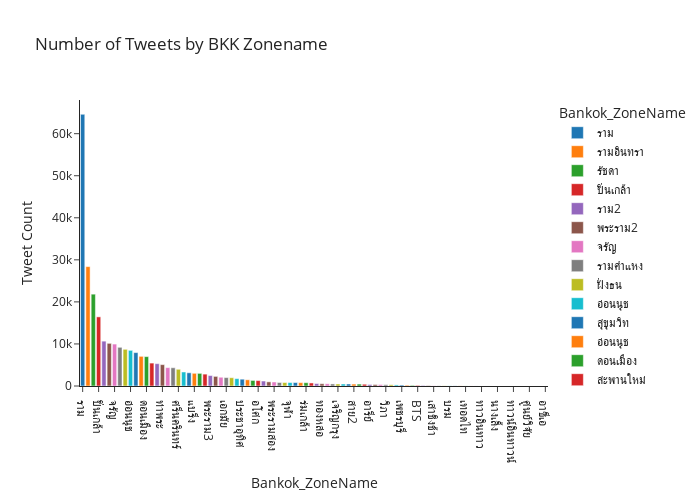

Source (notebook cell):
### Code cell
px.bar(bkk_zonename_tweet_count, x = "Bankok_ZoneName", y = "Tweet Count",
        title = "Number of Tweets by BKK Zonename",
        color ="Bankok_ZoneName", width= 700 ,height= 500)

### Figure 1 — Plotly figure (JSON) as saved in the notebook; plotly's stock layout.template omitted (floating-point values rounded to 4 significant figures)
{"data": [{"alignmentgroup": "True", "hovertemplate": "Bankok_ZoneName=%{x}<br>Tweet Count=%{y}<extra></extra>", "legendgroup": "ราม", "marker": {"color": "#1F77B4", "pattern": {"shape": ""}}, "name": "ราม", "offsetgroup": "ราม", "orientation": "v", "showlegend": true, "textposition": "auto", "type": "bar", "x": ["ราม"], "xaxis": "x", "y": [64608], "yaxis": "y"}, {"alignmentgroup": "True", "hovertemplate": "Bankok_ZoneName=%{x}<br>Tweet Count=%{y}<extra></extra>", "legendgroup": "รามอินทรา", "marker": {"color": "#FF7F0E", "pattern": {"shape": ""}}, "name": "รามอินทรา", "offsetgroup": "รามอินทรา", "orientation": "v", "showlegend": true, "textposition": "auto", "type": "bar", "x": ["รามอินทรา"], "xaxis": "x", "y": [28388], "yaxis": "y"}, {"alignmentgroup": "True", "hovertemplate": "Bankok_ZoneName=%{x}<br>Tweet Count=%{y}<extra></extra>", "legendgroup": "รัชดา", "marker": {"color": "#2CA02C", "pattern": {"shape": ""}}, "name": "รัชดา", "offsetgroup": "รัชดา", "orientation": "v", "showlegend": true, "textposition": "auto", "type": "bar", "x": ["รัชดา"], "xaxis": "x", "y": [21838], "yaxis": "y"}, {"alignmentgroup": "True", "hovertemplate": "Bankok_ZoneName=%{x}<br>Tweet Count=%{y}<extra></extra>", "legendgroup": "ปิ่นเกล้า", "marker": {"color": "#D62728", "pattern": {"shape": ""}}, "name": "ปิ่นเกล้า", "offsetgroup": "ปิ่นเกล้า", "orientation": "v", "showlegend": true, "textposition": "auto", "type": "bar", "x": ["ปิ่นเกล้า"], "xaxis": "x", "y": [16438], "yaxis": "y"}, {"alignmentgroup": "True", "hovertemplate": "Bankok_ZoneName=%{x}<br>Tweet Count=%{y}<extra></extra>", "legendgroup": "ราม2", "marker": {"color": "#9467BD", "pattern": {"shape": ""}}, "name": "ราม2", "offsetgroup": "ราม2", "orientation": "v", "showlegend": true, "textposition": "auto", "type": "bar", "x": ["ราม2"], "xaxis": "x", "y": [10665], "yaxis": "y"}, {"alignmentgroup": "True", "hovertemplate": "Bankok_ZoneName=%{x}<br>Tweet Count=%{y}<extra></extra>", "legendgroup": "พระราม2", "marker": {"color": "#8C564B", "pattern": {"shape": ""}}, "name": "พระราม2", "offsetgroup": "พระราม2", "orientation": "v", "showlegend": true, "textposition": "auto", "type": "bar", "x": ["พระราม2"], "xaxis": "x", "y": [10144], "yaxis": "y"}, {"alignmentgroup": "True", "hovertemplate": "Bankok_ZoneName=%{x}<br>Tweet Count=%{y}<extra></extra>", "legendgroup": "จรัญ", "marker": {"color": "#E377C2", "pattern": {"shape": ""}}, "name": "จรัญ", "offsetgroup": "จรัญ", "orientation": "v", "showlegend": true, "textposition": "auto", "type": "bar", "x": ["จรัญ"], "xaxis": "x", "y": [9971], "yaxis": "y"}, {"alignmentgroup": "True", "hovertemplate": "Bankok_ZoneName=%{x}<br>Tweet Count=%{y}<extra></extra>", "legendgroup": "รามคำแหง", "marker": {"color": "#7F7F7F", "pattern": {"shape": ""}}, "name": "รามคำแหง", "offsetgroup": "รามคำแหง", "orientation": "v", "showlegend": true, "textposition": "auto", "type": "bar", "x": ["รามคำแหง"], "xaxis": "x", "y": [9199], "yaxis": "y"}, {"alignmentgroup": "True", "hovertemplate": "Bankok_ZoneName=%{x}<br>Tweet Count=%{y}<extra></extra>", "legendgroup": "ฝั่งธน", "marker": {"color": "#BCBD22", "pattern": {"shape": ""}}, "name": "ฝั่งธน", "offsetgroup": "ฝั่งธน", "orientation": "v", "showlegend": true, "textposition": "auto", "type": "bar", "x": ["ฝั่งธน"], "xaxis": "x", "y": [8726], "yaxis": "y"}, {"alignmentgroup": "True", "hovertemplate": "Bankok_ZoneName=%{x}<br>Tweet Count=%{y}<extra></extra>", "legendgroup": "อ่อนนุช", "marker": {"color": "#17BECF", "pattern": {"shape": ""}}, "name": "อ่อนนุช", "offsetgroup": "อ่อนนุช", "orientation": "v", "showlegend": true, "textposition": "auto", "type": "bar", "x": ["อ่อนนุช"], "xaxis": "x", "y": [8477], "yaxis": "y"}, {"alignmentgroup": "True", "hovertemplate": "Bankok_ZoneName=%{x}<br>Tweet Count=%{y}<extra></extra>", "legendgroup": "สุขุมวิท", "marker": {"color": "#1F77B4", "pattern": {"shape": ""}}, "name": "สุขุมวิท", "offsetgroup": "สุขุมวิท", "orientation": "v", "showlegend": true, "textposition": "auto", "type": "bar", "x": ["สุขุมวิท"], "xaxis": "x", "y": [7942], "yaxis": "y"}, {"alignmentgroup": "True", "hovertemplate": "Bankok_ZoneName=%{x}<br>Tweet Count=%{y}<extra></extra>", "legendgroup": "อ่อนนุช ", "marker": {"color": "#FF7F0E", "pattern": {"shape": ""}}, "name": "อ่อนนุช ", "offsetgroup": "อ่อนนุช ", "orientation": "v", "showlegend": true, "textposition": "auto", "type": "bar", "x": ["อ่อนนุช "], "xaxis": "x", "y": [7052], "yaxis": "y"}, {"alignmentgroup": "True", "hovertemplate": "Bankok_ZoneName=%{x}<br>Tweet Count=%{y}<extra></extra>", "legendgroup": "ดอนเมือง", "marker": {"color": "#2CA02C", "pattern": {"shape": ""}}, "name": "ดอนเมือง", "offsetgroup": "ดอนเมือง", "orientation": "v", "showlegend": true, "textposition": "auto", "type": "bar", "x": ["ดอนเมือง"], "xaxis": "x", "y": [6989], "yaxis": "y"}, {"alignmentgroup": "True", "hovertemplate": "Bankok_ZoneName=%{x}<br>Tweet Count=%{y}<extra></extra>", "legendgroup": "สะพานใหม่", "marker": {"color": "#D62728", "pattern": {"shape": ""}}, "name": "สะพานใหม่", "offsetgroup": "สะพานใหม่", "orientation": "v", "showlegend": true, "textposition": "auto", "type": "bar", "x": ["สะพานใหม่"], "xaxis": "x", "y": [5451], "yaxis": "y"}, {"alignmentgroup": "True", "hovertemplate": "Bankok_ZoneName=%{x}<br>Tweet Count=%{y}<extra></extra>", "legendgroup": "เพชรเกษม", "marker": {"color": "#9467BD", "pattern": {"shape": ""}}, "name": "เพชรเกษม", "offsetgroup": "เพชรเกษม", "orientation": "v", "showlegend": true, "textposition": "auto", "type": "bar", "x": ["เพชรเกษม"], "xaxis": "x", "y": [5312], "yaxis": "y"}, {"alignmentgroup": "True", "hovertemplate": "Bankok_ZoneName=%{x}<br>Tweet Count=%{y}<extra></extra>", "legendgroup": "ท่าพระ", "marker": {"color": "#8C564B", "pattern": {"shape": ""}}, "name": "ท่าพระ", "offsetgroup": "ท่าพระ", "orientation": "v", "showlegend": true, "textposition": "auto", "type": "bar", "x": ["ท่าพระ"], "xaxis": "x", "y": [5082], "yaxis": "y"}, {"alignmentgroup": "True", "hovertemplate": "Bankok_ZoneName=%{x}<br>Tweet Count=%{y}<extra></extra>", "legendgroup": "สุขาภิบาล", "marker": {"color": "#E377C2", "pattern": {"shape": ""}}, "name": "สุขาภิบาล", "offsetgroup": "สุขาภิบาล", "orientation": "v", "showlegend": true, "textposition": "auto", "type": "bar", "x": ["สุขาภิบาล"], "xaxis": "x", "y": [4371], "yaxis": "y"}, {"alignmentgroup": "True", "hovertemplate": "Bankok_ZoneName=%{x}<br>Tweet Count=%{y}<extra></extra>", "legendgroup": "แจ้งวัฒนะ", "marker": {"color": "#7F7F7F", "pattern": {"shape": ""}}, "name": "แจ้งวัฒนะ", "offsetgroup": "แจ้งวัฒนะ", "orientation": "v", "showlegend": true, "textposition": "auto", "type": "bar", "x": ["แจ้งวัฒนะ"], "xaxis": "x", "y": [4339], "yaxis": "y"}, {"alignmentgroup": "True", "hovertemplate": "Bankok_ZoneName=%{x}<br>Tweet Count=%{y}<extra></extra>", "legendgroup": "ศรีนครินทร์", "marker": {"color": "#BCBD22", "pattern": {"shape": ""}}, "name": "ศรีนครินทร์", "offsetgroup": "ศรีนครินทร์", "orientation": "v", "showlegend": true, "textposition": "auto", "type": "bar", "x": ["ศรีนครินทร์"], "xaxis": "x", "y": [3974], "yaxis": "y"}, {"alignmentgroup": "True", "hovertemplate": "Bankok_ZoneName=%{x}<br>Tweet Count=%{y}<extra></extra>", "legendgroup": "สีลม", "marker": {"color": "#17BECF", "pattern": {"shape": ""}}, "name": "สีลม", "offsetgroup": "สีลม", "orientation": "v", "showlegend": true, "textposition": "auto", "type": "bar", "x": ["สีลม"], "xaxis": "x", "y": [3334], "yaxis": "y"}, {"alignmentgroup": "True", "hovertemplate": "Bankok_ZoneName=%{x}<br>Tweet Count=%{y}<extra></extra>", "legendgroup": "วงเวียนใหญ่", "marker": {"color": "#1F77B4", "pattern": {"shape": ""}}, "name": "วงเวียนใหญ่", "offsetgroup": "วงเวียนใหญ่", "orientation": "v", "showlegend": true, "textposition": "auto", "type": "bar", "x": ["วงเวียนใหญ่"], "xaxis": "x", "y": [3145], "yaxis": "y"}, {"alignmentgroup": "True", "hovertemplate": "Bankok_ZoneName=%{x}<br>Tweet Count=%{y}<extra></extra>", "legendgroup": "แบริ่ง", "marker": {"color": "#FF7F0E", "pattern": {"shape": ""}}, "name": "แบริ่ง", "offsetgroup": "แบริ่ง", "orientation": "v", "showlegend": true, "textposition": "auto", "type": "bar", "x": ["แบริ่ง"], "xaxis": "x", "y": [3018], "yaxis": "y"}, {"alignmentgroup": "True", "hovertemplate": "Bankok_ZoneName=%{x}<br>Tweet Count=%{y}<extra></extra>", "legendgroup": "สุขสวัสดิ์", "marker": {"color": "#2CA02C", "pattern": {"shape": ""}}, "name": "สุขสวัสดิ์", "offsetgroup": "สุขสวัสดิ์", "orientation": "v", "showlegend": true, "textposition": "auto", "type": "bar", "x": ["สุขสวัสดิ์"], "xaxis": "x", "y": [3003], "yaxis": "y"}, {"alignmentgroup": "True", "hovertemplate": "Bankok_ZoneName=%{x}<br>Tweet Count=%{y}<extra></extra>", "legendgroup": "ดินแดง", "marker": {"color": "#D62728", "pattern": {"shape": ""}}, "name": "ดินแดง", "offsetgroup": "ดินแดง", "orientation": "v", "showlegend": true, "textposition": "auto", "type": "bar", "x": ["ดินแดง"], "xaxis": "x", "y": [2825], "yaxis": "y"}, {"alignmentgroup": "True", "hovertemplate": "Bankok_ZoneName=%{x}<br>Tweet Count=%{y}<extra></extra>", "legendgroup": "พระราม3", "marker": {"color": "#9467BD", "pattern": {"shape": ""}}, "name": "พระราม3", "offsetgroup": "พระราม3", "orientation": "v", "showlegend": true, "textposition": "auto", "type": "bar", "x": ["พระราม3"], "xaxis": "x", "y": [2484], "yaxis": "y"}, {"alignmentgroup": "True", "hovertemplate": "Bankok_ZoneName=%{x}<br>Tweet Count=%{y}<extra></extra>", "legendgroup": "สวนพลู", "marker": {"color": "#8C564B", "pattern": {"shape": ""}}, "name": "สวนพลู", "offsetgroup": "สวนพลู", "orientation": "v", "showlegend": true, "textposition": "auto", "type": "bar", "x": ["สวนพลู"], "xaxis": "x", "y": [2286], "yaxis": "y"}, {"alignmentgroup": "True", "hovertemplate": "Bankok_ZoneName=%{x}<br>Tweet Count=%{y}<extra></extra>", "legendgroup": "โชคชัย4", "marker": {"color": "#E377C2", "pattern": {"shape": ""}}, "name": "โชคชัย4", "offsetgroup": "โชคชัย4", "orientation": "v", "showlegend": true, "textposition": "auto", "type": "bar", "x": ["โชคชัย4"], "xaxis": "x", "y": [2083], "yaxis": "y"}, {"alignmentgroup": "True", "hovertemplate": "Bankok_ZoneName=%{x}<br>Tweet Count=%{y}<extra></extra>", "legendgroup": "เอกมัย ", "marker": {"color": "#7F7F7F", "pattern": {"shape": ""}}, "name": "เอกมัย ", "offsetgroup": "เอกมัย ", "orientation": "v", "showlegend": true, "textposition": "auto", "type": "bar", "x": ["เอกมัย "], "xaxis": "x", "y": [1999], "yaxis": "y"}, {"alignmentgroup": "True", "hovertemplate": "Bankok_ZoneName=%{x}<br>Tweet Count=%{y}<extra></extra>", "legendgroup": "สะพานควาย", "marker": {"color": "#BCBD22", "pattern": {"shape": ""}}, "name": "สะพานควาย", "offsetgroup": "สะพานควาย", "orientation": "v", "showlegend": true, "textposition": "auto", "type": "bar", "x": ["สะพานควาย"], "xaxis": "x", "y": [1970], "yaxis": "y"}, {"alignmentgroup": "True", "hovertemplate": "Bankok_ZoneName=%{x}<br>Tweet Count=%{y}<extra></extra>", "legendgroup": "พหลโยธิน ", "marker": {"color": "#17BECF", "pattern": {"shape": ""}}, "name": "พหลโยธิน ", "offsetgroup": "พหลโยธิน ", "orientation": "v", "showlegend": true, "textposition": "auto", "type": "bar", "x": ["พหลโยธิน "], "xaxis": "x", "y": [1749], "yaxis": "y"}, {"alignmentgroup": "True", "hovertemplate": "Bankok_ZoneName=%{x}<br>Tweet Count=%{y}<extra></extra>", "legendgroup": "ประชาอุทิศ", "marker": {"color": "#1F77B4", "pattern": {"shape": ""}}, "name": "ประชาอุทิศ", "offsetgroup": "ประชาอุทิศ", "orientation": "v", "showlegend": true, "textposition": "auto", "type": "bar", "x": ["ประชาอุทิศ"], "xaxis": "x", "y": [1620], "yaxis": "y"}, {"alignmentgroup": "True", "hovertemplate": "Bankok_ZoneName=%{x}<br>Tweet Count=%{y}<extra></extra>", "legendgroup": "ดาวคะนอง", "marker": {"color": "#FF7F0E", "pattern": {"shape": ""}}, "name": "ดาวคะนอง", "offsetgroup": "ดาวคะนอง", "orientation": "v", "showlegend": true, "textposition": "auto", "type": "bar", "x": ["ดาวคะนอง"], "xaxis": "x", "y": [1480], "yaxis": "y"}, {"alignmentgroup": "True", "hovertemplate": "Bankok_ZoneName=%{x}<br>Tweet Count=%{y}<extra></extra>", "legendgroup": "พัฒนาการ ", "marker": {"color": "#2CA02C", "pattern": {"shape": ""}}, "name": "พัฒนาการ ", "offsetgroup": "พัฒนาการ ", "orientation": "v", "showlegend": true, "textposition": "auto", "type": "bar", "x": ["พัฒนาการ "], "xaxis": "x", "y": [1325], "yaxis": "y"}, {"alignmentgroup": "True", "hovertemplate": "Bankok_ZoneName=%{x}<br>Tweet Count=%{y}<extra></extra>", "legendgroup": "อโศก", "marker": {"color": "#D62728", "pattern": {"shape": ""}}, "name": "อโศก", "offsetgroup": "อโศก", "orientation": "v", "showlegend": true, "textposition": "auto", "type": "bar", "x": ["อโศก"], "xaxis": "x", "y": [1288], "yaxis": "y"}, {"alignmentgroup": "True", "hovertemplate": "Bankok_ZoneName=%{x}<br>Tweet Count=%{y}<extra></extra>", "legendgroup": "เลียบด่วน", "marker": {"color": "#9467BD", "pattern": {"shape": ""}}, "name": "เลียบด่วน", "offsetgroup": "เลียบด่วน", "orientation": "v", "showlegend": true, "textposition": "auto", "type": "bar", "x": ["เลียบด่วน"], "xaxis": "x", "y": [1182], "yaxis": "y"}, {"alignmentgroup": "True", "hovertemplate": "Bankok_ZoneName=%{x}<br>Tweet Count=%{y}<extra></extra>", "legendgroup": "จรัญสนิทวงศ์", "marker": {"color": "#8C564B", "pattern": {"shape": ""}}, "name": "จรัญสนิทวงศ์", "offsetgroup": "จรัญสนิทวงศ์", "orientation": "v", "showlegend": true, "textposition": "auto", "type": "bar", "x": ["จรัญสนิทวงศ์"], "xaxis": "x", "y": [988], "yaxis": "y"}, {"alignmentgroup": "True", "hovertemplate": "Bankok_ZoneName=%{x}<br>Tweet Count=%{y}<extra></extra>", "legendgroup": "พระรามสอง", "marker": {"color": "#E377C2", "pattern": {"shape": ""}}, "name": "พระรามสอง", "offsetgroup": "พระรามสอง", "orientation": "v", "showlegend": true, "textposition": "auto", "type": "bar", "x": ["พระรามสอง"], "xaxis": "x", "y": [954], "yaxis": "y"}, {"alignmentgroup": "True", "hovertemplate": "Bankok_ZoneName=%{x}<br>Tweet Count=%{y}<extra></extra>", "legendgroup": "พระราม7", "marker": {"color": "#7F7F7F", "pattern": {"shape": ""}}, "name": "พระราม7", "offsetgroup": "พระราม7", "orientation": "v", "showlegend": true, "textposition": "auto", "type": "bar", "x": ["พระราม7"], "xaxis": "x", "y": [833], "yaxis": "y"}, {"alignmentgroup": "True", "hovertemplate": "Bankok_ZoneName=%{x}<br>Tweet Count=%{y}<extra></extra>", "legendgroup": "ประเวศ", "marker": {"color": "#BCBD22", "pattern": {"shape": ""}}, "name": "ประเวศ", "offsetgroup": "ประเวศ", "orientation": "v", "showlegend": true, "textposition": "auto", "type": "bar", "x": ["ประเวศ"], "xaxis": "x", "y": [821], "yaxis": "y"}, {"alignmentgroup": "True", "hovertemplate": "Bankok_ZoneName=%{x}<br>Tweet Count=%{y}<extra></extra>", "legendgroup": "จุฬา", "marker": {"color": "#17BECF", "pattern": {"shape": ""}}, "name": "จุฬา", "offsetgroup": "จุฬา", "orientation": "v", "showlegend": true, "textposition": "auto", "type": "bar", "x": ["จุฬา"], "xaxis": "x", "y": [820], "yaxis": "y"}, {"alignmentgroup": "True", "hovertemplate": "Bankok_ZoneName=%{x}<br>Tweet Count=%{y}<extra></extra>", "legendgroup": "นวลจันทร์", "marker": {"color": "#1F77B4", "pattern": {"shape": ""}}, "name": "นวลจันทร์", "offsetgroup": "นวลจันทร์", "orientation": "v", "showlegend": true, "textposition": "auto", "type": "bar", "x": ["นวลจันทร์"], "xaxis": "x", "y": [817], "yaxis": "y"}, {"alignmentgroup": "True", "hovertemplate": "Bankok_ZoneName=%{x}<br>Tweet Count=%{y}<extra></extra>", "legendgroup": "เอกชัย", "marker": {"color": "#FF7F0E", "pattern": {"shape": ""}}, "name": "เอกชัย", "offsetgroup": "เอกชัย", "orientation": "v", "showlegend": true, "textposition": "auto", "type": "bar", "x": ["เอกชัย"], "xaxis": "x", "y": [800], "yaxis": "y"}, {"alignmentgroup": "True", "hovertemplate": "Bankok_ZoneName=%{x}<br>Tweet Count=%{y}<extra></extra>", "legendgroup": "ร่มเกล้า", "marker": {"color": "#2CA02C", "pattern": {"shape": ""}}, "name": "ร่มเกล้า", "offsetgroup": "ร่มเกล้า", "orientation": "v", "showlegend": true, "textposition": "auto", "type": "bar", "x": ["ร่มเกล้า"], "xaxis": "x", "y": [785], "yaxis": "y"}, {"alignmentgroup": "True", "hovertemplate": "Bankok_ZoneName=%{x}<br>Tweet Count=%{y}<extra></extra>", "legendgroup": "บางซ่อน", "marker": {"color": "#D62728", "pattern": {"shape": ""}}, "name": "บางซ่อน", "offsetgroup": "บางซ่อน", "orientation": "v", "showlegend": true, "textposition": "auto", "type": "bar", "x": ["บางซ่อน"], "xaxis": "x", "y": [723], "yaxis": "y"}, {"alignmentgroup": "True", "hovertemplate": "Bankok_ZoneName=%{x}<br>Tweet Count=%{y}<extra></extra>", "legendgroup": "รัชโยธิน ", "marker": {"color": "#9467BD", "pattern": {"shape": ""}}, "name": "รัชโยธิน ", "offsetgroup": "รัชโยธิน ", "orientation": "v", "showlegend": true, "textposition": "auto", "type": "bar", "x": ["รัชโยธิน "], "xaxis": "x", "y": [582], "yaxis": "y"}, {"alignmentgroup": "True", "hovertemplate": "Bankok_ZoneName=%{x}<br>Tweet Count=%{y}<extra></extra>", "legendgroup": "ทองหล่อ", "marker": {"color": "#8C564B", "pattern": {"shape": ""}}, "name": "ทองหล่อ", "offsetgroup": "ทองหล่อ", "orientation": "v", "showlegend": true, "textposition": "auto", "type": "bar", "x": ["ทองหล่อ"], "xaxis": "x", "y": [542], "yaxis": "y"}, {"alignmentgroup": "True", "hovertemplate": "Bankok_ZoneName=%{x}<br>Tweet Count=%{y}<extra></extra>", "legendgroup": "วงศ์สว่าง", "marker": {"color": "#E377C2", "pattern": {"shape": ""}}, "name": "วงศ์สว่าง", "offsetgroup": "วงศ์สว่าง", "orientation": "v", "showlegend": true, "textposition": "auto", "type": "bar", "x": ["วงศ์สว่าง"], "xaxis": "x", "y": [531], "yaxis": "y"}, {"alignmentgroup": "True", "hovertemplate": "Bankok_ZoneName=%{x}<br>Tweet Count=%{y}<extra></extra>", "legendgroup": "ราชดำเนิน", "marker": {"color": "#7F7F7F", "pattern": {"shape": ""}}, "name": "ราชดำเนิน", "offsetgroup": "ราชดำเนิน", "orientation": "v", "showlegend": true, "textposition": "auto", "type": "bar", "x": ["ราชดำเนิน"], "xaxis": "x", "y": [488], "yaxis": "y"}, {"alignmentgroup": "True", "hovertemplate": "Bankok_ZoneName=%{x}<br>Tweet Count=%{y}<extra></extra>", "legendgroup": "เจริญกรุง", "marker": {"color": "#BCBD22", "pattern": {"shape": ""}}, "name": "เจริญกรุง", "offsetgroup": "เจริญกรุง", "orientation": "v", "showlegend": true, "textposition": "auto", "type": "bar", "x": ["เจริญกรุง"], "xaxis": "x", "y": [478], "yaxis": "y"}, {"alignmentgroup": "True", "hovertemplate": "Bankok_ZoneName=%{x}<br>Tweet Count=%{y}<extra></extra>", "legendgroup": "บางอ้อ", "marker": {"color": "#17BECF", "pattern": {"shape": ""}}, "name": "บางอ้อ", "offsetgroup": "บางอ้อ", "orientation": "v", "showlegend": true, "textposition": "auto", "type": "bar", "x": ["บางอ้อ"], "xaxis": "x", "y": [476], "yaxis": "y"}, {"alignmentgroup": "True", "hovertemplate": "Bankok_ZoneName=%{x}<br>Tweet Count=%{y}<extra></extra>", "legendgroup": "พระรามเก้า", "marker": {"color": "#1F77B4", "pattern": {"shape": ""}}, "name": "พระรามเก้า", "offsetgroup": "พระรามเก้า", "orientation": "v", "showlegend": true, "textposition": "auto", "type": "bar", "x": ["พระรามเก้า"], "xaxis": "x", "y": [475], "yaxis": "y"}, {"alignmentgroup": "True", "hovertemplate": "Bankok_ZoneName=%{x}<br>Tweet Count=%{y}<extra></extra>", "legendgroup": "สาย2", "marker": {"color": "#FF7F0E", "pattern": {"shape": ""}}, "name": "สาย2", "offsetgroup": "สาย2", "orientation": "v", "showlegend": true, "textposition": "auto", "type": "bar", "x": ["สาย2"], "xaxis": "x", "y": [460], "yaxis": "y"}, {"alignmentgroup": "True", "hovertemplate": "Bankok_ZoneName=%{x}<br>Tweet Count=%{y}<extra></extra>", "legendgroup": "พระราม 9", "marker": {"color": "#2CA02C", "pattern": {"shape": ""}}, "name": "พระราม 9", "offsetgroup": "พระราม 9", "orientation": "v", "showlegend": true, "textposition": "auto", "type": "bar", "x": ["พระราม 9"], "xaxis": "x", "y": [454], "yaxis": "y"}, {"alignmentgroup": "True", "hovertemplate": "Bankok_ZoneName=%{x}<br>Tweet Count=%{y}<extra></extra>", "legendgroup": "ลาซาล", "marker": {"color": "#D62728", "pattern": {"shape": ""}}, "name": "ลาซาล", "offsetgroup": "ลาซาล", "orientation": "v", "showlegend": true, "textposition": "auto", "type": "bar", "x": ["ลาซาล"], "xaxis": "x", "y": [420], "yaxis": "y"}, {"alignmentgroup": "True", "hovertemplate": "Bankok_ZoneName=%{x}<br>Tweet Count=%{y}<extra></extra>", "legendgroup": "อารีย์", "marker": {"color": "#9467BD", "pattern": {"shape": ""}}, "name": "อารีย์", "offsetgroup": "อารีย์", "orientation": "v", "showlegend": true, "textposition": "auto", "type": "bar", "x": ["อารีย์"], "xaxis": "x", "y": [353], "yaxis": "y"}, {"alignmentgroup": "True", "hovertemplate": "Bankok_ZoneName=%{x}<br>Tweet Count=%{y}<extra></extra>", "legendgroup": "พระรามสาม", "marker": {"color": "#8C564B", "pattern": {"shape": ""}}, "name": "พระรามสาม", "offsetgroup": "พระรามสาม", "orientation": "v", "showlegend": true, "textposition": "auto", "type": "bar", "x": ["พระรามสาม"], "xaxis": "x", "y": [345], "yaxis": "y"}, {"alignmentgroup": "True", "hovertemplate": "Bankok_ZoneName=%{x}<br>Tweet Count=%{y}<extra></extra>", "legendgroup": "สาธุประดิษฐ์", "marker": {"color": "#E377C2", "pattern": {"shape": ""}}, "name": "สาธุประดิษฐ์", "offsetgroup": "สาธุประดิษฐ์", "orientation": "v", "showlegend": true, "textposition": "auto", "type": "bar", "x": ["สาธุประดิษฐ์"], "xaxis": "x", "y": [339], "yaxis": "y"}, {"alignmentgroup": "True", "hovertemplate": "Bankok_ZoneName=%{x}<br>Tweet Count=%{y}<extra></extra>", "legendgroup": "วิภา", "marker": {"color": "#7F7F7F", "pattern": {"shape": ""}}, "name": "วิภา", "offsetgroup": "วิภา", "orientation": "v", "showlegend": true, "textposition": "auto", "type": "bar", "x": ["วิภา"], "xaxis": "x", "y": [305], "yaxis": "y"}, {"alignmentgroup": "True", "hovertemplate": "Bankok_ZoneName=%{x}<br>Tweet Count=%{y}<extra></extra>", "legendgroup": "วิภาวดี", "marker": {"color": "#BCBD22", "pattern": {"shape": ""}}, "name": "วิภาวดี", "offsetgroup": "วิภาวดี", "orientation": "v", "showlegend": true, "textposition": "auto", "type": "bar", "x": ["วิภาวดี"], "xaxis": "x", "y": [290], "yaxis": "y"}, {"alignmentgroup": "True", "hovertemplate": "Bankok_ZoneName=%{x}<br>Tweet Count=%{y}<extra></extra>", "legendgroup": "บางมด", "marker": {"color": "#17BECF", "pattern": {"shape": ""}}, "name": "บางมด", "offsetgroup": "บางมด", "orientation": "v", "showlegend": true, "textposition": "auto", "type": "bar", "x": ["บางมด"], "xaxis": "x", "y": [259], "yaxis": "y"}, {"alignmentgroup": "True", "hovertemplate": "Bankok_ZoneName=%{x}<br>Tweet Count=%{y}<extra></extra>", "legendgroup": "เพชรบุรี", "marker": {"color": "#1F77B4", "pattern": {"shape": ""}}, "name": "เพชรบุรี", "offsetgroup": "เพชรบุรี", "orientation": "v", "showlegend": true, "textposition": "auto", "type": "bar", "x": ["เพชรบุรี"], "xaxis": "x", "y": [226], "yaxis": "y"}, {"alignmentgroup": "True", "hovertemplate": "Bankok_ZoneName=%{x}<br>Tweet Count=%{y}<extra></extra>", "legendgroup": "หัวลำโพง", "marker": {"color": "#FF7F0E", "pattern": {"shape": ""}}, "name": "หัวลำโพง", "offsetgroup": "หัวลำโพง", "orientation": "v", "showlegend": true, "textposition": "auto", "type": "bar", "x": ["หัวลำโพง"], "xaxis": "x", "y": [187], "yaxis": "y"}, {"alignmentgroup": "True", "hovertemplate": "Bankok_ZoneName=%{x}<br>Tweet Count=%{y}<extra></extra>", "legendgroup": "ศิริราช", "marker": {"color": "#2CA02C", "pattern": {"shape": ""}}, "name": "ศิริราช", "offsetgroup": "ศิริราช", "orientation": "v", "showlegend": true, "textposition": "auto", "type": "bar", "x": ["ศิริราช"], "xaxis": "x", "y": [155], "yaxis": "y"}, {"alignmentgroup": "True", "hovertemplate": "Bankok_ZoneName=%{x}<br>Tweet Count=%{y}<extra></extra>", "legendgroup": "BTS", "marker": {"color": "#D62728", "pattern": {"shape": ""}}, "name": "BTS", "offsetgroup": "BTS", "orientation": "v", "showlegend": true, "textposition": "auto", "type": "bar", "x": ["BTS"], "xaxis": "x", "y": [153], "yaxis": "y"}, {"alignmentgroup": "True", "hovertemplate": "Bankok_ZoneName=%{x}<br>Tweet Count=%{y}<extra></extra>", "legendgroup": "พรานนก", "marker": {"color": "#9467BD", "pattern": {"shape": ""}}, "name": "พรานนก", "offsetgroup": "พรานนก", "orientation": "v", "showlegend": true, "textposition": "auto", "type": "bar", "x": ["พรานนก"], "xaxis": "x", "y": [134], "yaxis": "y"}, {"alignmentgroup": "True", "hovertemplate": "Bankok_ZoneName=%{x}<br>Tweet Count=%{y}<extra></extra>", "legendgroup": "อนุสาวรีย์ชัย", "marker": {"color": "#8C564B", "pattern": {"shape": ""}}, "name": "อนุสาวรีย์ชัย", "offsetgroup": "อนุสาวรีย์ชัย", "orientation": "v", "showlegend": true, "textposition": "auto", "type": "bar", "x": ["อนุสาวรีย์ชัย"], "xaxis": "x", "y": [92], "yaxis": "y"}, {"alignmentgroup": "True", "hovertemplate": "Bankok_ZoneName=%{x}<br>Tweet Count=%{y}<extra></extra>", "legendgroup": "เสาชิงช้า", "marker": {"color": "#E377C2", "pattern": {"shape": ""}}, "name": "เสาชิงช้า", "offsetgroup": "เสาชิงช้า", "orientation": "v", "showlegend": true, "textposition": "auto", "type": "bar", "x": ["เสาชิงช้า"], "xaxis": "x", "y": [49], "yaxis": "y"}, {"alignmentgroup": "True", "hovertemplate": "Bankok_ZoneName=%{x}<br>Tweet Count=%{y}<extra></extra>", "legendgroup": "เสนานิคม", "marker": {"color": "#7F7F7F", "pattern": {"shape": ""}}, "name": "เสนานิคม", "offsetgroup": "เสนานิคม", "orientation": "v", "showlegend": true, "textposition": "auto", "type": "bar", "x": ["เสนานิคม"], "xaxis": "x", "y": [46], "yaxis": "y"}, {"alignmentgroup": "True", "hovertemplate": "Bankok_ZoneName=%{x}<br>Tweet Count=%{y}<extra></extra>", "legendgroup": "RCA", "marker": {"color": "#BCBD22", "pattern": {"shape": ""}}, "name": "RCA", "offsetgroup": "RCA", "orientation": "v", "showlegend": true, "textposition": "auto", "type": "bar", "x": ["RCA"], "xaxis": "x", "y": [40], "yaxis": "y"}, {"alignmentgroup": "True", "hovertemplate": "Bankok_ZoneName=%{x}<br>Tweet Count=%{y}<extra></extra>", "legendgroup": "บรม", "marker": {"color": "#17BECF", "pattern": {"shape": ""}}, "name": "บรม", "offsetgroup": "บรม", "orientation": "v", "showlegend": true, "textposition": "auto", "type": "bar", "x": ["บรม"], "xaxis": "x", "y": [37], "yaxis": "y"}, {"alignmentgroup": "True", "hovertemplate": "Bankok_ZoneName=%{x}<br>Tweet Count=%{y}<extra></extra>", "legendgroup": "ราชวิถี", "marker": {"color": "#1F77B4", "pattern": {"shape": ""}}, "name": "ราชวิถี", "offsetgroup": "ราชวิถี", "orientation": "v", "showlegend": true, "textposition": "auto", "type": "bar", "x": ["ราชวิถี"], "xaxis": "x", "y": [32], "yaxis": "y"}, {"alignmentgroup": "True", "hovertemplate": "Bankok_ZoneName=%{x}<br>Tweet Count=%{y}<extra></extra>", "legendgroup": "หนองบอน", "marker": {"color": "#FF7F0E", "pattern": {"shape": ""}}, "name": "หนองบอน", "offsetgroup": "หนองบอน", "orientation": "v", "showlegend": true, "textposition": "auto", "type": "bar", "x": ["หนองบอน"], "xaxis": "x", "y": [31], "yaxis": "y"}, {"alignmentgroup": "True", "hovertemplate": "Bankok_ZoneName=%{x}<br>Tweet Count=%{y}<extra></extra>", "legendgroup": "เทอดไท", "marker": {"color": "#2CA02C", "pattern": {"shape": ""}}, "name": "เทอดไท", "offsetgroup": "เทอดไท", "orientation": "v", "showlegend": true, "textposition": "auto", "type": "bar", "x": ["เทอดไท"], "xaxis": "x", "y": [17], "yaxis": "y"}, {"alignmentgroup": "True", "hovertemplate": "Bankok_ZoneName=%{x}<br>Tweet Count=%{y}<extra></extra>", "legendgroup": "พระราม6", "marker": {"color": "#D62728", "pattern": {"shape": ""}}, "name": "พระราม6", "offsetgroup": "พระราม6", "orientation": "v", "showlegend": true, "textposition": "auto", "type": "bar", "x": ["พระราม6"], "xaxis": "x", "y": [10], "yaxis": "y"}, {"alignmentgroup": "True", "hovertemplate": "Bankok_ZoneName=%{x}<br>Tweet Count=%{y}<extra></extra>", "legendgroup": "วังหลัง", "marker": {"color": "#9467BD", "pattern": {"shape": ""}}, "name": "วังหลัง", "offsetgroup": "วังหลัง", "orientation": "v", "showlegend": true, "textposition": "auto", "type": "bar", "x": ["วังหลัง"], "xaxis": "x", "y": [9], "yaxis": "y"}, {"alignmentgroup": "True", "hovertemplate": "Bankok_ZoneName=%{x}<br>Tweet Count=%{y}<extra></extra>", "legendgroup": "ทาวอินทาว", "marker": {"color": "#8C564B", "pattern": {"shape": ""}}, "name": "ทาวอินทาว", "offsetgroup": "ทาวอินทาว", "orientation": "v", "showlegend": true, "textposition": "auto", "type": "bar", "x": ["ทาวอินทาว"], "xaxis": "x", "y": [7], "yaxis": "y"}, {"alignmentgroup": "True", "hovertemplate": "Bankok_ZoneName=%{x}<br>Tweet Count=%{y}<extra></extra>", "legendgroup": "โชคชัยสี่", "marker": {"color": "#E377C2", "pattern": {"shape": ""}}, "name": "โชคชัยสี่", "offsetgroup": "โชคชัยสี่", "orientation": "v", "showlegend": true, "textposition": "auto", "type": "bar", "x": ["โชคชัยสี่"], "xaxis": "x", "y": [7], "yaxis": "y"}, {"alignmentgroup": "True", "hovertemplate": "Bankok_ZoneName=%{x}<br>Tweet Count=%{y}<extra></extra>", "legendgroup": "เฉลิมพระเกียรติ", "marker": {"color": "#7F7F7F", "pattern": {"shape": ""}}, "name": "เฉลิมพระเกียรติ", "offsetgroup": "เฉลิมพระเกียรติ", "orientation": "v", "showlegend": true, "textposition": "auto", "type": "bar", "x": ["เฉลิมพระเกียรติ"], "xaxis": "x", "y": [5], "yaxis": "y"}, {"alignmentgroup": "True", "hovertemplate": "Bankok_ZoneName=%{x}<br>Tweet Count=%{y}<extra></extra>", "legendgroup": "นางเลิ้ง", "marker": {"color": "#BCBD22", "pattern": {"shape": ""}}, "name": "นางเลิ้ง", "offsetgroup": "นางเลิ้ง", "orientation": "v", "showlegend": true, "textposition": "auto", "type": "bar", "x": ["นางเลิ้ง"], "xaxis": "x", "y": [5], "yaxis": "y"}, {"alignmentgroup": "True", "hovertemplate": "Bankok_ZoneName=%{x}<br>Tweet Count=%{y}<extra></extra>", "legendgroup": "ซังฮี้", "marker": {"color": "#17BECF", "pattern": {"shape": ""}}, "name": "ซังฮี้", "offsetgroup": "ซังฮี้", "orientation": "v", "showlegend": true, "textposition": "auto", "type": "bar", "x": ["ซังฮี้"], "xaxis": "x", "y": [5], "yaxis": "y"}, {"alignmentgroup": "True", "hovertemplate": "Bankok_ZoneName=%{x}<br>Tweet Count=%{y}<extra></extra>", "legendgroup": "สำเพ็ง", "marker": {"color": "#1F77B4", "pattern": {"shape": ""}}, "name": "สำเพ็ง", "offsetgroup": "สำเพ็ง", "orientation": "v", "showlegend": true, "textposition": "auto", "type": "bar", "x": ["สำเพ็ง"], "xaxis": "x", "y": [4], "yaxis": "y"}, {"alignmentgroup": "True", "hovertemplate": "Bankok_ZoneName=%{x}<br>Tweet Count=%{y}<extra></extra>", "legendgroup": "ทาวน์อินทาวน์", "marker": {"color": "#FF7F0E", "pattern": {"shape": ""}}, "name": "ทาวน์อินทาวน์", "offsetgroup": "ทาวน์อินทาวน์", "orientation": "v", "showlegend": true, "textposition": "auto", "type": "bar", "x": ["ทาวน์อินทาวน์"], "xaxis": "x", "y": [3], "yaxis": "y"}, {"alignmentgroup": "True", "hovertemplate": "Bankok_ZoneName=%{x}<br>Tweet Count=%{y}<extra></extra>", "legendgroup": "รามคำแหง 2", "marker": {"color": "#2CA02C", "pattern": {"shape": ""}}, "name": "รามคำแหง 2", "offsetgroup": "รามคำแหง 2", "orientation": "v", "showlegend": true, "textposition": "auto", "type": "bar", "x": ["รามคำแหง 2"], "xaxis": "x", "y": [2], "yaxis": "y"}, {"alignmentgroup": "True", "hovertemplate": "Bankok_ZoneName=%{x}<br>Tweet Count=%{y}<extra></extra>", "legendgroup": "ท่าพระจันทร์", "marker": {"color": "#D62728", "pattern": {"shape": ""}}, "name": "ท่าพระจันทร์", "offsetgroup": "ท่าพระจันทร์", "orientation": "v", "showlegend": true, "textposition": "auto", "type": "bar", "x": ["ท่าพระจันทร์"], "xaxis": "x", "y": [2], "yaxis": "y"}, {"alignmentgroup": "True", "hovertemplate": "Bankok_ZoneName=%{x}<br>Tweet Count=%{y}<extra></extra>", "legendgroup": "ศูนย์วิจัย", "marker": {"color": "#9467BD", "pattern": {"shape": ""}}, "name": "ศูนย์วิจัย", "offsetgroup": "ศูนย์วิจัย", "orientation": "v", "showlegend": true, "textposition": "auto", "type": "bar", "x": ["ศูนย์วิจัย"], "xaxis": "x", "y": [2], "yaxis": "y"}, {"alignmentgroup": "True", "hovertemplate": "Bankok_ZoneName=%{x}<br>Tweet Count=%{y}<extra></extra>", "legendgroup": "ตลาดน้อย", "marker": {"color": "#8C564B", "pattern": {"shape": ""}}, "name": "ตลาดน้อย", "offsetgroup": "ตลาดน้อย", "orientation": "v", "showlegend": true, "textposition": "auto", "type": "bar", "x": ["ตลาดน้อย"], "xaxis": "x", "y": [2], "yaxis": "y"}, {"alignmentgroup": "True", "hovertemplate": "Bankok_ZoneName=%{x}<br>Tweet Count=%{y}<extra></extra>", "legendgroup": "อาร์ซีเอ", "marker": {"color": "#E377C2", "pattern": {"shape": ""}}, "name": "อาร์ซีเอ", "offsetgroup": "อาร์ซีเอ", "orientation": "v", "showlegend": true, "textposition": "auto", "type": "bar", "x": ["อาร์ซีเอ"], "xaxis": "x", "y": [1], "yaxis": "y"}, {"alignmentgroup": "True", "hovertemplate": "Bankok_ZoneName=%{x}<br>Tweet Count=%{y}<extra></extra>", "legendgroup": "อาซีเอ", "marker": {"color": "#7F7F7F", "pattern": {"shape": ""}}, "name": "อาซีเอ", "offsetgroup": "อาซีเอ", "orientation": "v", "showlegend": true, "textposition": "auto", "type": "bar", "x": ["อาซีเอ"], "xaxis": "x", "y": [1], "yaxis": "y"}], "layout": {"barmode": "relative", "height": 500, "legend": {"title": {"text": "Bankok_ZoneName"}, "tracegroupgap": 0}, "title": {"text": "Number of Tweets by BKK Zonename"}, "width": 700, "xaxis": {"anchor": "y", "categoryarray": ["ราม", "รามอินทรา", "รัชดา", "ปิ่นเกล้า", "ราม2", "พระราม2", "จรัญ", "รามคำแหง", "ฝั่งธน", "อ่อนนุช", "สุขุมวิท", "อ่อนนุช ", "ดอนเมือง", "สะพานใหม่", "เพชรเกษม", "ท่าพระ", "สุขาภิบาล", "แจ้งวัฒนะ", "ศรีนครินทร์", "สีลม", "วงเวียนใหญ่", "แบริ่ง", "สุขสวัสดิ์", "ดินแดง", "พระราม3", "สวนพลู", "โชคชัย4", "เอกมัย ", "สะพานควาย", "พหลโยธิน ", "ประชาอุทิศ", "ดาวคะนอง", "พัฒนาการ ", "อโศก", "เลียบด่วน", "จรัญสนิทวงศ์", "พระรามสอง", "พระราม7", "ประเวศ", "จุฬา", "นวลจันทร์", "เอกชัย", "ร่มเกล้า", "บางซ่อน", "รัชโยธิน ", "ทองหล่อ", "วงศ์สว่าง", "ราชดำเนิน", "เจริญกรุง", "บางอ้อ", "พระรามเก้า", "สาย2", "พระราม 9", "ลาซาล", "อารีย์", "พระรามสาม", "สาธุประดิษฐ์", "วิภา", "วิภาวดี", "บางมด", "เพชรบุรี", "หัวลำโพง", "ศิริราช", "BTS", "พรานนก", "อนุสาวรีย์ชัย", "เสาชิงช้า", "เสนานิคม", "RCA", "บรม", "ราชวิถี", "หนองบอน", "เทอดไท", "พระราม6", "วังหลัง", "ทาวอินทาว", "โชคชัยสี่", "เฉลิมพระเกียรติ", "นางเลิ้ง", "ซังฮี้", "สำเพ็ง", "ทาวน์อินทาวน์", "รามคำแหง 2", "ท่าพระจันทร์", "ศูนย์วิจัย", "ตลาดน้อย", "อาร์ซีเอ", "อาซีเอ"], "categoryorder": "array", "domain": [0, 1], "title": {"text": "Bankok_ZoneName"}}, "yaxis": {"anchor": "x", "domain": [0, 1], "title": {"text": "Tweet Count"}}}}
